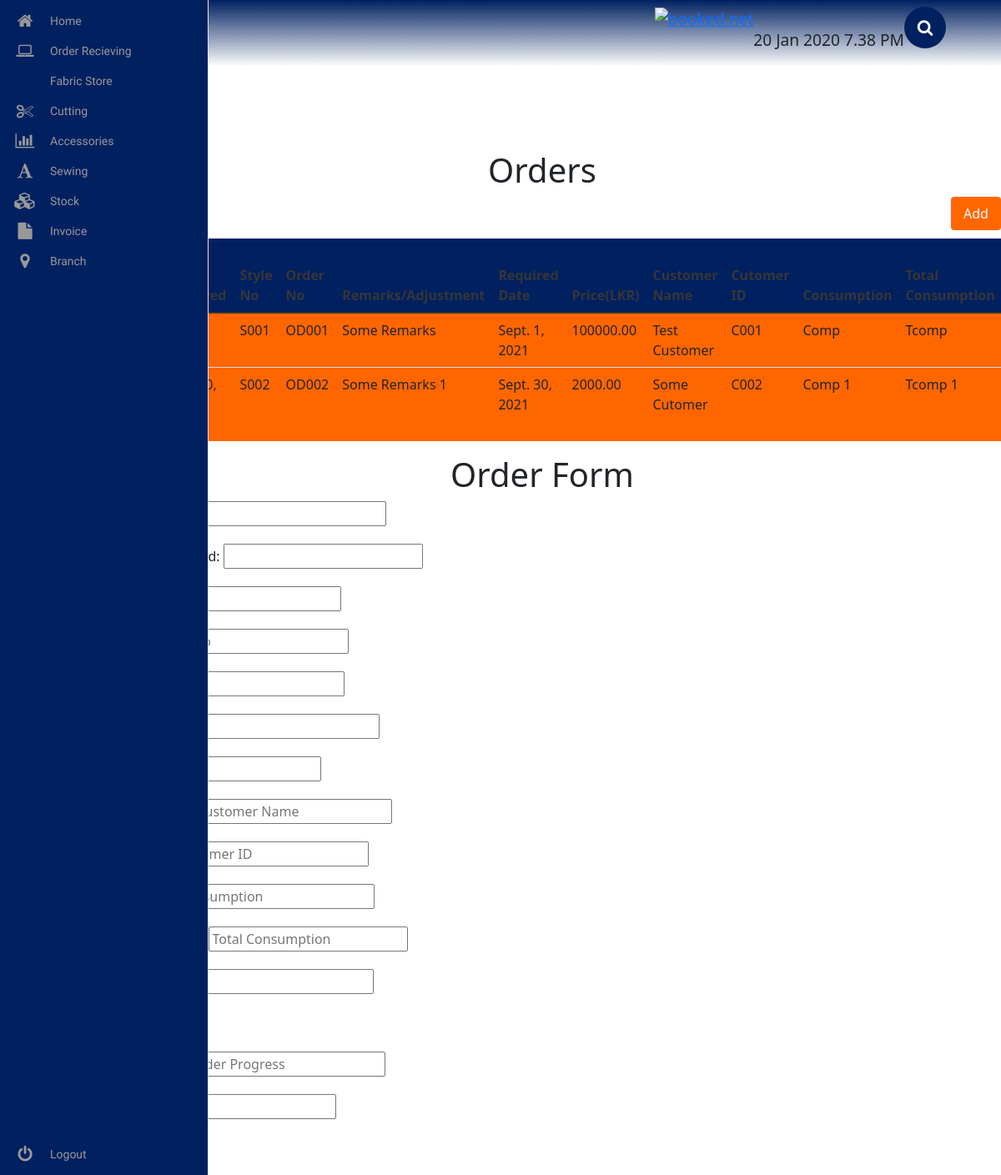
Screenshot of /orders/ with the database file from the repository.
### orders/models.py (models this page shows)
class OrderReceiving(models.Model):
	order_received = models.DateField()
	date_order_delivered = models.DateField()
	style_no = models.CharField(max_length=1000)
	order_no = models.CharField(max_length=1000)
	remarks = models.CharField(max_length=9000)
	required_date = models.DateField()
	price = models.DecimalField(decimal_places=2, max_digits=1000)
	customer_name = models.CharField(max_length=1000)
	customer_id = models.CharField(max_length=1000)
	consumption = models.CharField(max_length=1000)
	total_consumption = models.CharField(max_length=1000)
	delivery_date = models.DateField()
	order_status = models.BooleanField(default=False)
	order_progress = models.CharField(max_length=1000)
	reason = models.CharField(max_length=1000)

### orders/views.py (the view, shortened to what this page needs)
# urls.py: path('', OrderMainView.as_view(), name="order_view"),
class OrderMainView(View):
	template_name = 'order_main.html'
	queryset = OrderReceiving.objects.all()
	def get_query_set(self):
		return self.queryset
	def get(self, request):
		form = OrderReceivingForm()
		context = {'orders': self.get_query_set(), 'form': form}
		return render(request, self.template_name, context)

### orders/templates/order_main.html (shortened to what this page needs)
<!DOCTYPE html>
<html lang="en">
{% extends 'base.html' %}
{% load static %}
    {% block extra_css %}
        <link rel="stylesheet" href="{% static 'orders/css/order_main.css' %}">
    {% endblock %}
    {% block content %}
        <div class="order__container">
            <h1> Orders </h1>
            <div class="order__add__button__container" >
              <button class="order__add__button" onclick="Test()">
                Add
              </button>
            </div>
            <div class="table-responsive">
              <table class="table">
                <thead>
                  <tr class="order__tr">
                    <th scope="col">Order Received</th>
                    <th scope="col">Date Order Delivered</th>
                    <th scope="col">Style No</th>
                    <th scope="col">Order No</th>
                    <th scope="col">Remarks/Adjustment</th>
                    <th scope="col">Required Date</th>
                    <th scope="col">Price(LKR)</th>
                    <th scope="col">Customer Name</th>
                    <th scope="col">Cutomer ID</th>
                    <th scope="col">Consumption</th>
                    <th scope="col">Total Consumption</th>
                  </tr>
                </thead>
                <tbody>
                  {% for order in orders %}
                  <tr class="order__body">
                    <td> {{ order.order_received }} </td>
                    <td> {{ order.date_order_delivered }} </td>
                    <td> {{ order.style_no }} </td>
                    <td> {{ order.order_no }} </td>
                    <td> {{ order.remarks }} </td>
                    <td> {{ order.required_date }} </td>
                    <td> {{ order.price }} </td>
                    <td> {{ order.customer_name }} </td>
                    <td> {{ order.customer_id }} </td>
                    <td> {{ order.consumption }} </td>
                    <td> {{ order.total_consumption }} </td>
                   </tr>
                  {% endfor %}
                </tbody>
              </table>
            </div>
            <h1> Order Form </h1>
            <form class="form-group" action='.' method="POST"> {% csrf_token %}
              {{ form.as_p}}
            </form>
        </div>
    {% endblock %}

### orders/static/orders/css/order_main.css (style rules this page uses)
.order__container { margin: 100px 0 0 100px; }
.order__container h1 { text-align: center; }
.order__add__button__container { display: flex; float: right; margin-bottom: 10px; }
.order__add__button { border: none; outline: none; border-radius: 4px; background-color: #FF6600; color: #fff; width: 60px; height: 40px; }
.order__tr { background-color: #002060; color: #fff; }
.order__tr th { color: #fff; }
.order__body { background-color: #FF6600; }

### rows the page displays
OrderReceiving: style_no "S001", order_no "OD001", remarks "Some Remarks", required_date "Sept. 1, 2021", price "100000.00", customer_name "Test Customer", customer_id "C001", consumption "Comp", total_consumption "Tcomp"
OrderReceiving: style_no "S002", order_no "OD002", remarks "Some Remarks 1", required_date "Sept. 30, 2021", price "2000.00", customer_name "Some Cutomer", customer_id "C002", consumption "Comp 1", total_consumption "Tcomp 1"
